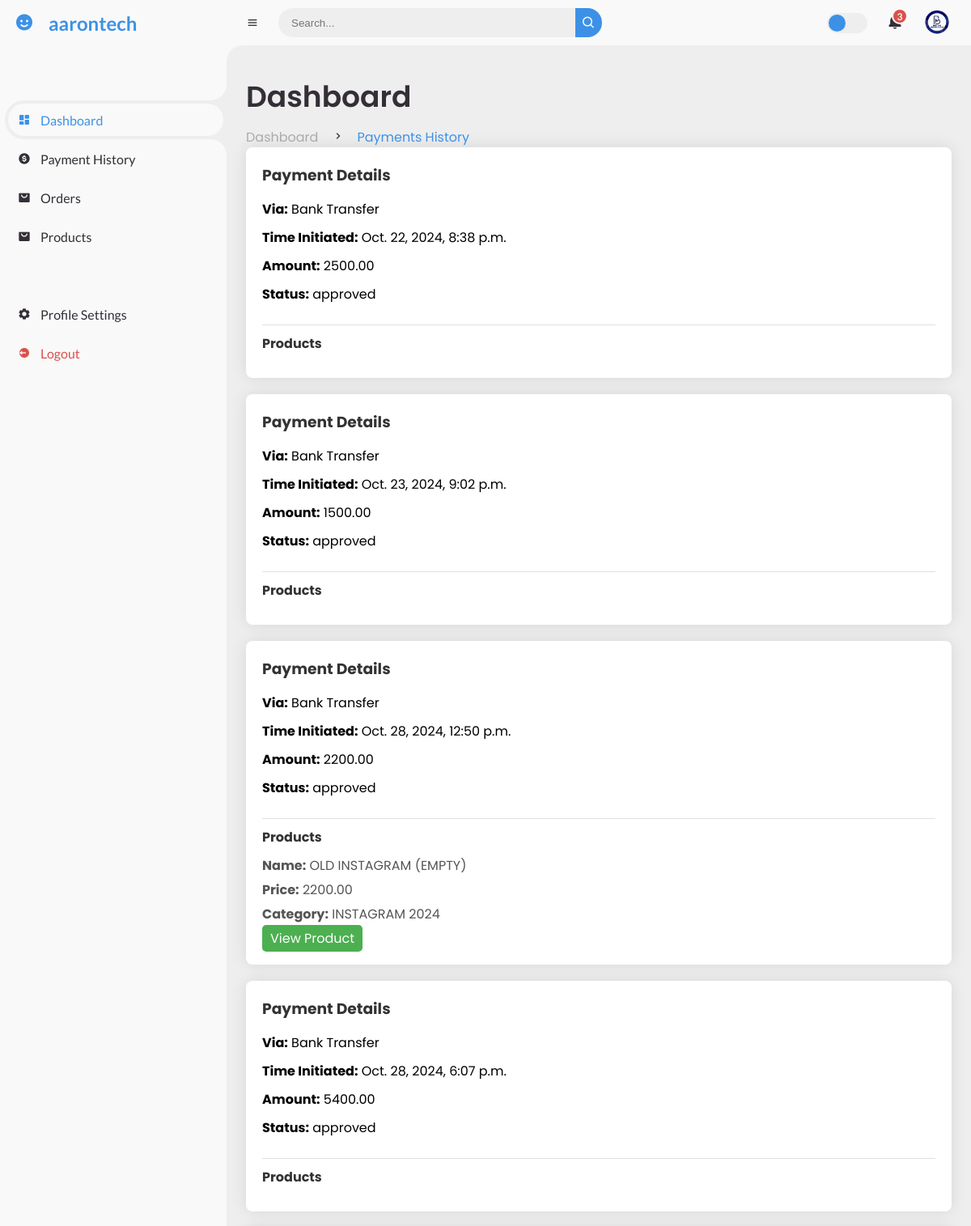
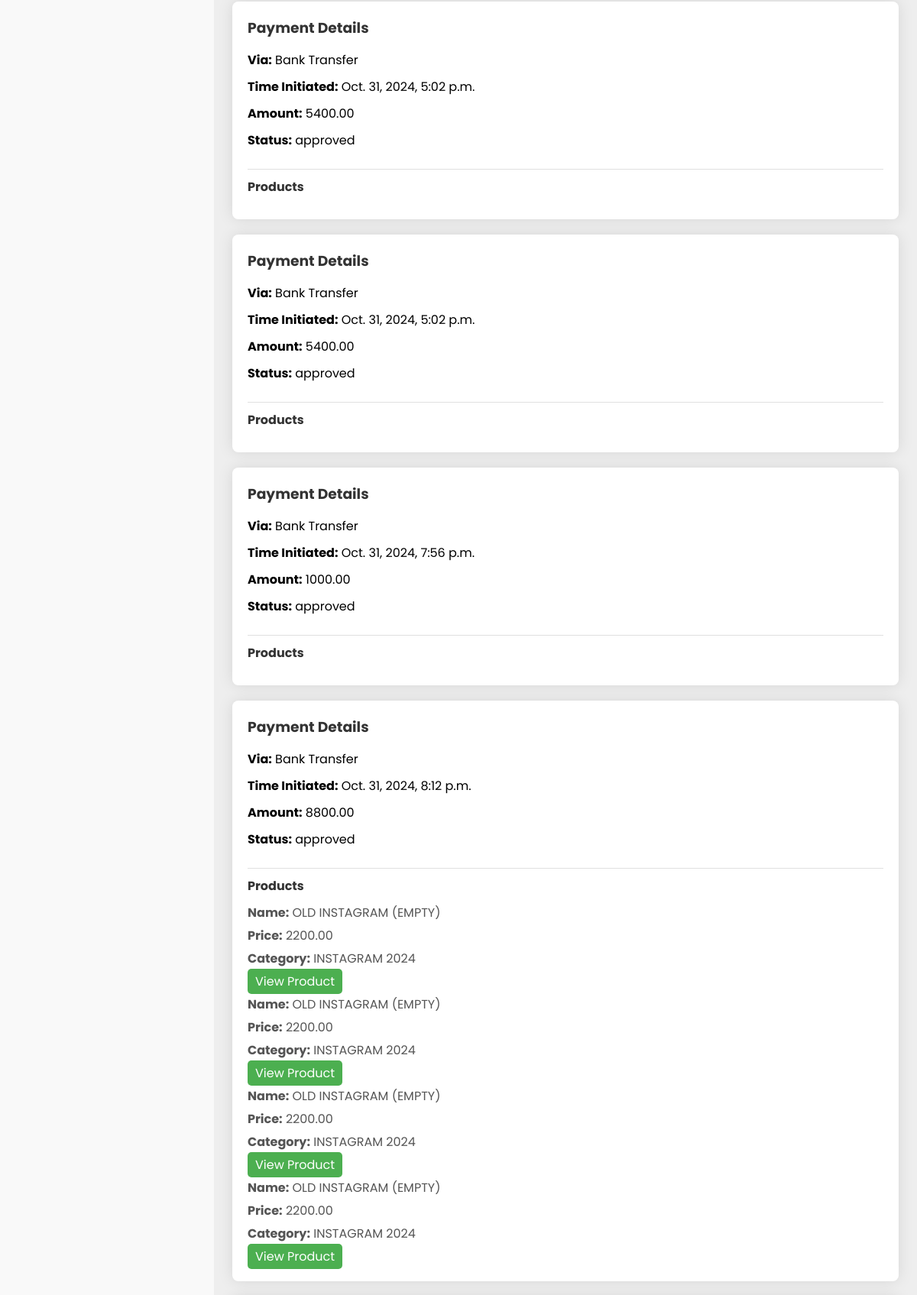
/payment_history (signed in, upper part), run on the app's committed database (2 pictures, top to bottom).
### BestLogMarketPlaceApp/models.py (models this page shows, shortened)
class CustomUser(AbstractUser):
    first_name = models.CharField(max_length=20)
    last_name = models.CharField(max_length=20)
    username = models.CharField(max_length=20, unique=True)
    email = models.EmailField(unique=True)
    phone_number = models.CharField(max_length=15, null=True, unique=True)
    USERNAME_FIELD = 'email'
    REQUIRED_FIELDS = ['username']
    class Meta:
        verbose_name = 'User'
        verbose_name_plural = 'Users'

class Transaction(models.Model):
    user = models.ForeignKey(CustomUser, on_delete=models.CASCADE, related_name='transactions', null=True, blank=True)  # Allow null values
    amount = models.DecimalField(max_digits=10, decimal_places=2)
    products = models.ManyToManyField(Product, related_name='transactions')
    tx_ref = models.CharField(max_length=100, blank=True, null=True)
    TRANSACTION_STATUS_CHOICES = (
        ('pending', 'pending'),
        ('approved', 'approved'),
        ('declined', 'declined'),
    )
    transaction_status = models.CharField(max_length=20, choices=TRANSACTION_STATUS_CHOICES, default='pending')
    transaction_date = models.DateTimeField(auto_now_add=True)
    class Meta:
        verbose_name = 'Transaction'
        verbose_name_plural = 'Transactions'

class Product(models.Model):
    name = models.CharField(max_length=100, blank=True, null=True)
    price = models.DecimalField(max_digits=10, decimal_places=2)
    view_link = models.URLField(max_length=300, blank=True, null=True)
    category = models.ForeignKey(Category, on_delete=models.CASCADE, related_name='products')
    account_details = models.TextField(blank=True, null=True)
    is_active = models.BooleanField(default=True)  # Add this field
    class Meta:
        verbose_name = 'Product'
        verbose_name_plural = 'Products'

class Category(models.Model):
    name = models.CharField(max_length=100, blank=True, null=True)
    image = models.ImageField(upload_to='category_images/', blank=True, null=True)
    order = models.PositiveIntegerField(default=0, help_text="Category display order")
    class Meta:
        verbose_name = 'Category'
        verbose_name_plural = 'Categories'
        ordering = ['order']  # This ensures categories are ordered by this field

### BestLogMarketPlaceApp/views.py (the view)
# urls.py: path('payment_history',views.payment_history, name = "payment_history"),
@login_required(login_url='/login_user')
def payment_history(request):
    transactions = Transaction.objects.filter(user=request.user)
    context = {'transactions': transactions}
    return render(request, 'BestLogMarketPlaceApp/payment_history.html', context)

### BestLogMarketPlaceApp/context_processors.py (called while the page is built)
def cart_item_count(request):
    return {
        'cart_item_count': get_cart_item_count(request)
    }

### BestLogMarketPlaceApp/views.py (called while the page is built)
def get_cart_item_count(request):
    if request.user.is_authenticated:
        cart = Cart.objects.filter(user=request.user).first()
    else:
        cart_id = request.session.get('cart_id')
        cart = Cart.objects.filter(id=cart_id).first() if cart_id else None
        if cart and 'cart_item_count' not in request.session:
            request.session['cart_item_count'] = cart.items.count()
    return request.session.get('cart_item_count', 0) if not request.user.is_authenticated else cart.items.count() if cart else 0

### BestLogMarketPlaceApp/templates/BestLogMarketPlaceApp/payment_history.html (shortened to what this page needs)
{% load static %}
<!DOCTYPE html>
<html lang="en">
<head>
    <link href='https://unpkg.com/boxicons@2.0.9/css/boxicons.min.css' rel='stylesheet'>
    <link rel="stylesheet" href="{% static 'assets/templates/basic/css/dashboard.css' %}">
    <link rel="stylesheet" href="{% static 'assets/templates/basic/css/payments.css' %}">
</head>
<body>
    <section id="sidebar">
        <a href="#" class="brand">
            <i class='bx bxs-smile'></i>
            <span class="text">{{ request.user.username }}</span>
        </a>
        <ul class="side-menu top">
            <li class="active">
                <a href="{% url 'dashboard' %}">
                    <i class='bx bxs-dashboard'></i>
                    <span class="text">Dashboard</span>
                </a>
            </li>
            <li>
                <a href="{% url 'payment_history' %}">
                    <i class='bx bxs-dollar-circle'></i>
                    <span class="text">Payment History</span>
                </a>
            </li>
            <li>
                <a href="{% url 'orders' %}">
                    <i class='bx bxs-shopping-bag-alt'></i>
                    <span class="text">Orders</span>
                </a>
            </li>
            <li>
                <a href="{% url 'home' %}">
                    <i class='bx bxs-shopping-bag-alt'></i>
                    <span class="text">Products</span>
                </a>
            </li>
        </ul>
        <ul class="side-menu">
            <li>
                <a href="{% url 'profile_page' %}">
                    <i class='bx bxs-cog'></i>
                    <span class="text">Profile Settings</span>
                </a>
            </li>
            <li>
                <a href="{% url 'logout_user' %}" class="logout">
                    <i class='bx bxs-log-out-circle'></i>
                    <span class="text">Logout</span>
                </a>
            </li>
        </ul>
    </section>
    <section id="content">
        <nav>
            <i class='bx bx-menu'></i>
            <form action="#">
                <div class="form-input">
                    <input type="search" placeholder="Search...">
                    <button type="submit" class="search-btn"><i class='bx bx-search'></i></button>
                </div>
            </form>
            <label for="switch-mode" class="switch-mode"></label>
            <a href="#" class="notification">
                <span class="num">3</span>
            </a>
            <a href="#" class="profile">
                <img src="{% static 'assets/images/logoIcon/logo.png' %}">
            </a>
        </nav>
        <main>
            <div class="head-title">
                <div class="left">
                    <h1>Dashboard</h1>
                    <ul class="breadcrumb">
                        <li>
                            <a href="#">Dashboard</a>
                        </li>
                        <li><i class='bx bx-chevron-right'></i></li>
                        <li>
                            <a class="active" href="{% url 'payment_history' %}">Payments History</a>
                        </li>
                    </ul>
                </div>
            </div>
            {% for transaction in transactions %}
            <div class="payment-card">
                <div class="payment-details">
                    <h3>Payment Details</h3>
                    <span><strong>Via:</strong> Bank Transfer</span>
                    <span><strong>Time Initiated:</strong> {{ transaction.transaction_date }}</span>
                    <span><strong>Amount:</strong> {{ transaction.amount }}</span>
                    <span><strong>Status:</strong> {{ transaction.transaction_status }}</span>
                </div>
                <div class="product-details">
                    <h4>Products</h4>
                    {% for product in transaction.products.all %}
                    <p><strong>Name:</strong> {{ product.name }}</p>
                    <p><strong>Price:</strong> {{ product.price }}</p>
                    <p><strong>Category:</strong> {{ product.category.name }}</p>
                    {% if transaction.transaction_status == 'approved' %}
                    <a href="{% url 'order_detail' product.id %}" class="action-btn">View Product</a>
                    {% else %}
                    <span class="pending-approval">Pending Approval</span>
                    {% endif %}
                    {% endfor %}
                </div>
            </div>
            {% endfor %}
        </main>
    </section>
</body>
</html>

### BestLogMarketPlaceApp/static/assets/templates/basic/css/payments.css (style rules this page uses)
.action-btn { background-color: #4CAF50; color: white; border: none; padding: 5px 10px; border-radius: 5px; cursor: pointer; }

### BestLogMarketPlaceApp/templates/BestLogMarketPlaceApp/payment_history.html (style rules this page uses)
.payment-card { background: #fff; border-radius: 8px; box-shadow: 0 0 20px rgba(0, 0, 0, 0.1); padding: 20px; margin-bottom: 20px; }
.payment-card h3 { margin-bottom: 10px; color: #333; }
.payment-card p { margin: 5px 0; color: #555; }
.payment-card .payment-details { display: flex; flex-direction: column; }
.payment-card .payment-details span { margin: 5px 0; }
.product-details { margin-top: 20px; border-top: 1px solid #e0e0e0; padding-top: 10px; }
.product-details h4 { margin-bottom: 10px; color: #333; }
.product-details p { margin: 5px 0; color: #555; }
.action-btn { background-color: #4CAF50; color: white; border: none; padding: 5px 10px; border-radius: 5px; cursor: pointer; margin-top: 10px; text-align: center; }

### data on the page
CustomUser: user.username "aarontech"
Product: name "OLD INSTAGRAM (EMPTY)", price "2200.00", category.name "INSTAGRAM 2024"
Product: name "OLD INSTAGRAM (EMPTY)", price "2200.00", category.name "INSTAGRAM 2024"
Product: name "OLD INSTAGRAM (EMPTY)", price "2200.00", category.name "INSTAGRAM 2024"
Product: name "OLD INSTAGRAM (EMPTY)", price "2200.00", category.name "INSTAGRAM 2024"
Product: name "OLD INSTAGRAM (EMPTY)", price "2200.00", category.name "INSTAGRAM 2024"
